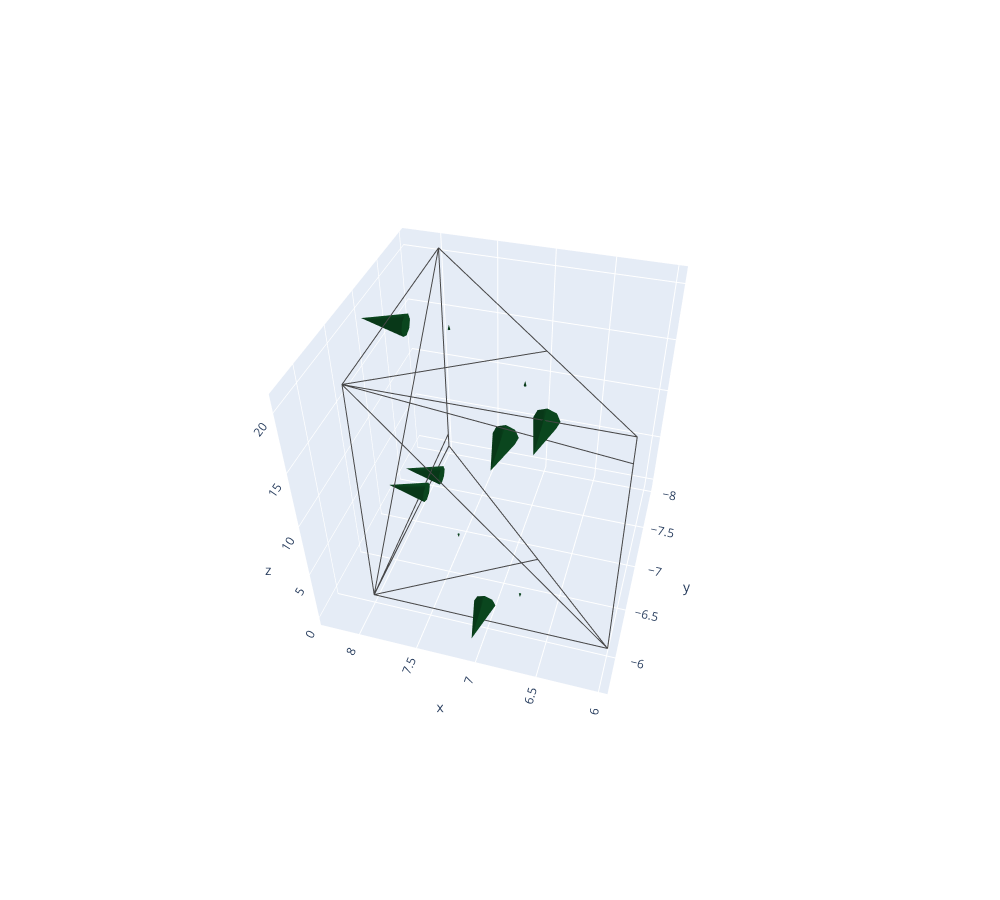

This figure's notebook cell:
### Code cell
plots.plot_mesh([section_a, ], wireframe=True,
                incenters= 'normal', 
                nonconvex_faces=True)

### Figure 1 — Plotly figure (JSON) as saved in the notebook; plotly's stock layout.template omitted (floating-point values rounded to 4 significant figures)
{"data": [{"line": {"color": "rgb(70,70,70)", "width": 2}, "mode": "lines", "showlegend": false, "type": "scatter3d", "x": [8, 8, 8, 8, null, 8, 8, 6, 8, null, 8, 8, 8, 8, null, 6, 6, 8, 6, null, 8, 8, 8, 8, null, 8, 6, 6, 8, null, 8, 6, 6.762, 8, null, 8, 6.762, 8, 8, null, 8, 8, 6.762, 8, null, 8, 6.762, 6, 8, null], "y": [-6, -6, -8, -6, null, -6, -6, -6, -6, null, -8, -8, -6, -8, null, -6, -6, -6, -6, null, -6, -8, -8, -6, null, -6, -6, -6, -6, null, -6, -6, -6.762, -6, null, -6, -6.762, -8, -6, null, -6, -8, -6.762, -6, null, -6, -6.762, -6, -6, null], "z": [0, 20.5, 20.5, 0, null, 20.5, 0, 0, 20.5, null, 20.5, 1.464, 0, 20.5, null, 0, 18.4, 20.5, 0, null, 0, 1.464, 0, 0, null, 20.5, 18.4, 20.5, 20.5, null, 20.5, 20.5, 20.5, 20.5, null, 20.5, 20.5, 20.5, 20.5, null, 0, 0, 0, 0, null, 0, 0, 0, 0, null]}, {"colorscale": [[0, "rgb(10,70,30)"], [1, "rgb(10,70,30)"]], "showscale": false, "type": "cone", "u": [1, 0, 1, 0, 1, 0, 0, 0, 0, 0], "v": [0, 1, 0, 1, 0, 1, 0, 0, 0, 0], "w": [0, 0, 0, 0, 0, 0, 1.0, 1, -1, -1], "x": [8, 7.049, 8, 6.878, 8, 6.6, 6.812, 7.524, 7.524, 6.812], "y": [-6.951, -6, -7.096, -6, -7.507, -6, -6.336, -6.851, -6.851, -6.336], "z": [19.55, 0.9513, 1.923, 18.05, 0.4928, 19.9, 20.5, 20.5, 0, 0]}], "layout": {"autosize": false, "height": 900, "margin": {"b": 100, "l": 50, "pad": 4, "r": 50, "t": 100}, "scene": {"aspectmode": "auto", "aspectratio": {"x": 1, "y": 1, "z": 1}, "camera": {"center": {"x": 0, "y": 0, "z": 0}, "eye": {"x": -0.5837, "y": 2.059, "z": 1.874}, "projection": {"type": "perspective"}, "up": {"x": 0, "y": 0, "z": 1}}}, "width": 1000}}
